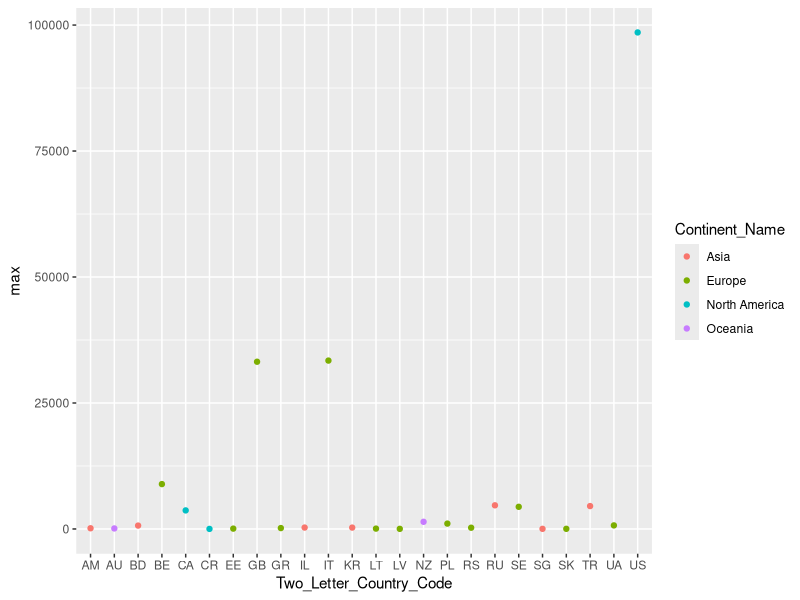

The R source for this figure:
## ---- chunk 1
library(readr)
# Loading the dataset
covid_df <- read_csv("covid19.csv")
## ---- chunk 2
# Displaying the dimension of the data 
dim(covid_df)
# Storing the column names in a variable
vector_cols <- colnames(covid_df)
# Displaying the variable vector_cols
vector_cols
# Showing the first few rows of the dataset
head(covid_df)
# Showing a global view of the dataset
library(tibble)
glimpse(covid_df)
## ---- chunk 3
library(dplyr)
# Filter the "All States" Province states and remove the `Province_State` column
covid_df_all_states <- covid_df %>% 
  filter(Province_State == "All States") %>% 
  select(-Province_State)
## ---- chunk 4
# Selecting the columns with cumulative numbers
covid_df_all_states_cumulative <- covid_df_all_states %>% 
  select(Date, Continent_Name, Two_Letter_Country_Code, positive, hospitalized, recovered, death, total_tested)
# Selecting the columns with cumulative numbers
covid_df_all_states_daily <- covid_df_all_states %>% 
  select(Date, Country_Region, active, hospitalizedCurr, daily_tested, daily_positive)
##print(xtable::xtable(head(covid_df_all_states_daily)), type = "html")
## ---- chunk 5
covid_df_all_states_cumulative_max <- covid_df_all_states_cumulative %>% 
  group_by(Continent_Name, Two_Letter_Country_Code) %>% 
  summarise(max = max(death)) %>% 
  filter(max > 0)
covid_df_all_states_cumulative_max
## ---- chunk 6
library(ggplot2)
qplot(x = Two_Letter_Country_Code,
      y = max,
      col = Continent_Name,
      data = covid_df_all_states_cumulative_max)
## ---- chunk 7
death_top_3 <- c("US", "IT", "GB")
## ---- chunk 8
covid_df_all_states_daily_sum <- covid_df_all_states_daily %>% 
  group_by(Country_Region) %>% 
  summarise(tested = sum(daily_tested), 
            positive = sum(daily_positive),
            active = sum(active),
            hospitalized = sum(hospitalizedCurr)) %>% 
  arrange(desc(tested)) #this is equivalent to `arrange(-tested)`
covid_df_all_states_daily_sum
#Date, Country_Region, active, hospitalizedCurr, daily_tested, daily_positive
## ---- chunk 9
covid_top_10 <- head(covid_df_all_states_daily_sum, 10)
#print(xtable::xtable(covid_top_10), type = "html")
## ---- chunk 10
countries <- covid_top_10$Country_Region
tested_cases <- covid_top_10$tested
positive_cases <- covid_top_10$positive
active_cases <- covid_top_10$active
hospitalized_cases <- covid_top_10$hospitalized
## ---- chunk 11
names(positive_cases) <- countries
names(tested_cases) <- countries
names(active_cases) <- countries
names(hospitalized_cases) <- countries
## ---- chunk 12
positive_cases
sum(positive_cases)
mean(positive_cases)
positive_cases/sum(positive_cases)
## ---- chunk 13
positive_cases/tested_cases
## ---- chunk 14
positive_tested_top_3 <- c("United Kingdom" = 0.11, "United States" = 0.10, "Turkey" = 0.08)
## ---- chunk 15
# Creating the matrix covid_mat
covid_mat <- cbind(tested_cases, positive_cases, active_cases, hospitalized_cases)
# Creating the population vector https://www.worldometers.info/world-population/population-by-country/
population <- c(331002651, 145934462, 60461826, 1380004385, 84339067, 37742154, 67886011, 25499884, 32971854, 37846611)
# Dividing the matrix by the population vector
covid_mat <- covid_mat * 100/population
covid_mat
## ---- chunk 16
tested_cases_rank <- rank(covid_mat[,"tested_cases"])
positive_cases_rank <- rank(covid_mat[,"positive_cases"])
active_cases_rank <- rank(covid_mat[,"active_cases"])
hospitalized_cases_rank <- rank(covid_mat[,"hospitalized_cases"])
covid_mat_rank <- rbind(tested_cases_rank, positive_cases_rank, active_cases_rank, hospitalized_cases_rank)
covid_mat_rank
covid_mat_rank[1,]
covid_mat_rank[-1, ]
colSums(covid_mat_rank[-1, ])
## ---- chunk 17
best_effort_tested_cased_top_3 <- c("India", "United Kingdom", "Turkey")
most_affected_country <- "Italy"
least_affected_country <- "India"
## ---- chunk 18
question_list <- list(
  "Which countries have had the highest fatality (mortality) rates?",
  "Which countries have had the highest number of positive cases against the number of tests?",
  "Which countries have made the best effort in terms of the number of tests conducted related to their population?",
  "Which countries were ultimately the most and least affected related to their population?"
)
answer_list <- list(
  "Death" = death_top_3,
  "Positive tested cases" = positive_tested_top_3,
  "The Best effort in test related to the population" = best_effort_tested_cased_top_3,
  "The most affected country related to its population" = most_affected_country,
  "The least affected country related to its population" = least_affected_country
)
answer_list
datasets <- list(
  original = covid_df,
  allstates = covid_df_all_states,
  cumulative = covid_df_all_states_cumulative,
  daily = covid_df_all_states_daily
)
matrices <- list(covid_mat, covid_mat_rank)
vectors <- list(vector_cols, population, countries)
data_structure_list <- list("data frame" = datasets, "matrix" = matrices, "vector" = vectors)
covid_analysis_list <- list(question_list, answer_list, data_structure_list)
